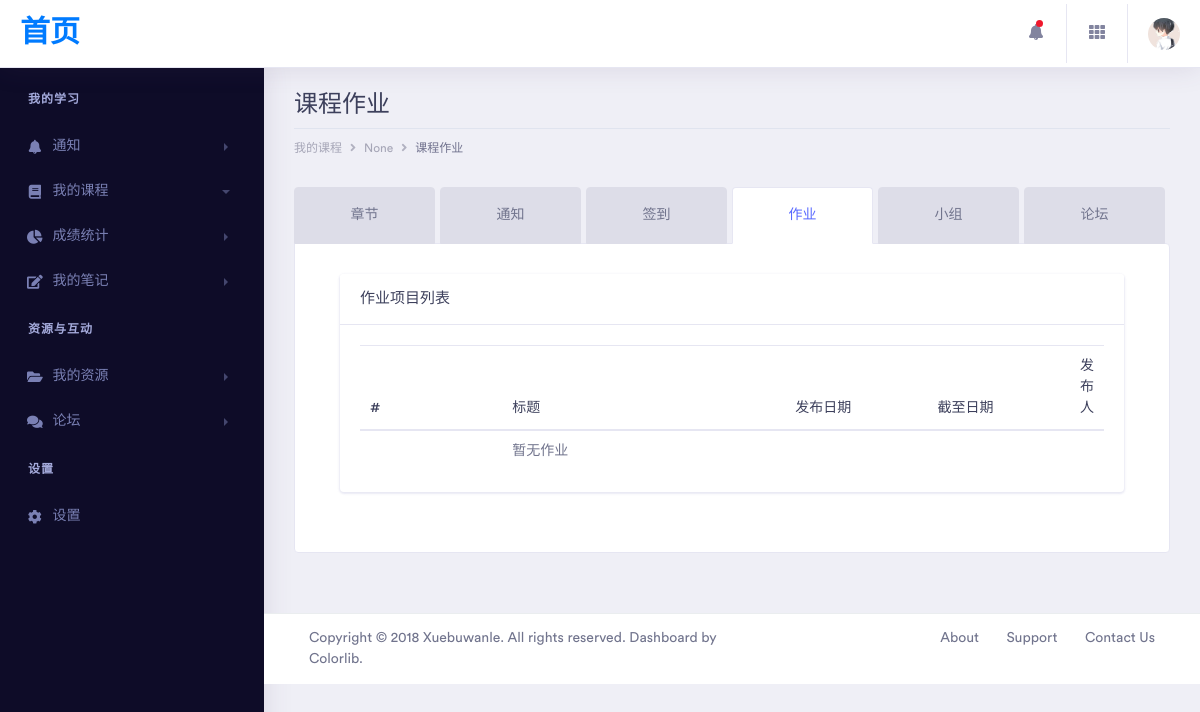
/teacherClass/13/homework/ (signed in), run on an earlier commit of the app's database.
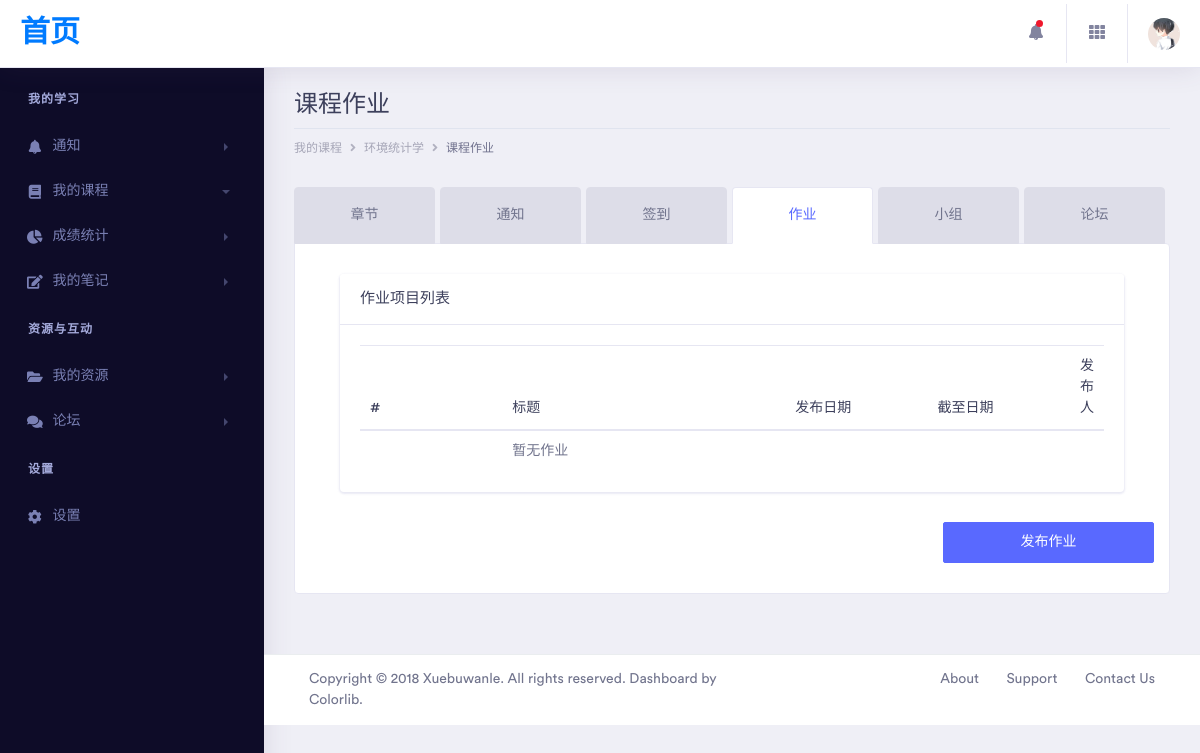
And on a later commit of the database.
### db/models.py (models this page shows)
class Class(models.Model):
    class_name = models.CharField(max_length=200)
    create_date = models.DateTimeField(auto_now=True)
    info = models.TextField()
    teachers = models.ManyToManyField(
        Teacher,
        through='TeachMembership',
        through_fields=('class_id', 'teacher')
    )
    tas = models.ManyToManyField(
        TA,
        through='TAMembership',
        through_fields=('class_id', 'ta')
    )
    students = models.ManyToManyField(
        Student,
        through='StudentMembership',
        through_fields=('class_id', 'student'),
    )

### homework/views.py (the view, shortened to what this page needs)
# urls.py: path("", homework),
@login_required
def homework(request, class_id):
    temp = Activity.objects.filter(class_id=class_id, type='Homework')
    templist = []
    return render(request, 'homework/homework.html', {
        'act_list': templist,
        'class_id': class_id,
        'isteacher': is_teacher_of(request.user.id, class_id),
        'class_name': get_class_name(class_id)
    })

### utils/funcs.py (called while the page is built)
def is_teacher_of(user_id, class_id):
    try:
        cl = Class.objects.get(id=class_id)
        return Teacher.objects.get(id__id=user_id) in cl.teachers.all()
    except Exception as e:
        return False

def get_class_name(class_id):
    try:
        c = Class.objects.get(id=class_id)
        return c.class_name
    except Exception as e:
        return None

### templates/homework/homework.html (shortened to what the changed rows need)
{% extends "commonTeacher.html" %}
{% block kk %}
    <div class="row">
        <div class="col-xl-12 col-lg-12 col-md-12 col-sm-12 col-12">
            <div class="page-header">
                <h2 class="pageheader-title">课程作业 </h2>
                <div class="page-breadcrumb">
                    <nav aria-label="breadcrumb">
                       <ol class="breadcrumb">
                            <li class="breadcrumb-item"><a href="/teacherClass/{{ class_id }}/section/" class="breadcrumb-link">{{class_name}}</a></li>
                        </ol>
                    </nav>
                </div>
            </div>
        </div>
    </div>
    <div class="row">
        <div class="tab-regular col-xl-12 col-lg-12 col-md-12 col-sm-12 col-12">
            <div class="tab-content" id="myTabContent7">
                <div class="col-xl-12 col-lg-12 col-md-12 col-sm-12 col-12">
                    <div class="card">
                        <div class="card-body">
                            <table class="table table-hover">
                                <thead>
                                <tr>
                                    <th scope="col" style="width:20%">#</th>
                                    <th scope="col" style="width:40%">标题</th>
                                    <th scope="col" style="width:20%">发布日期</th>
                                    <th scope="col" style="width:20%">截至日期</th>
                                    <th scope="col" style="width:20%">发布人</th>
                                </tr>
                                </thead>
                                <tbody>
                                {% if act_list|length >= 1 %}
                                    {% for e in act_list %}
                                        <tr class="clickable-row" data-n1="{{ e.act_id }}">
                                            <th scope="row">{{forloop.counter}}</th>
                                            <td>{{e.title}}</td>
                                            <td>{{e.create_date}}</td>
                                            <td>{{e.due_date}}</td>
                                            <td>{{e.author}}</td>
                                        </tr>
                                    {% endfor %}
                                {% else %}
                                    <tr class="clickable-row" data-no="0">
                                        <th scope="row"></th>
                                    </tr>
                                {% endif %}
                                </tbody>
                            </table>
                        </div>
                    </div>
                </div>
                {% if isteacher %}
                <div class="row">
                    <div class="col-9"></div>
                    <a class="btn btn-primary col-3" href="/teacherClass/{{ class_id }}/homework/create">发布作业</a>
                </div>
                {% endif %}
            </div>
        </div>
    </div>
    </div>
{% endblock %}

What changed in the data, as far as the page shows it:
added Class: class_name "环境统计学"
Also different on the page:
{{ class_name }}: "None" → (not shown)
text now shown: "发布作业"
